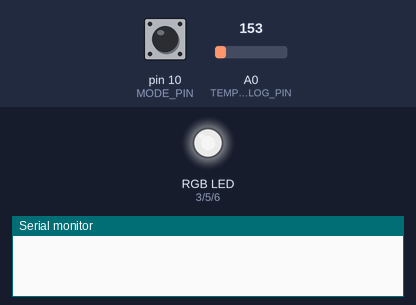
A sketch run on a simulated Arduino Uno, built with avr-gcc and run on an emulated ATmega328P. Shown: an RGB LED mixed from three pins (HIGH = lit), the last lines printed to the serial monitor. Inputs (shaded band) come from the test bench; at power-on: pin 10 (MODE_PIN) HIGH, A0 (TEMP_ANALOG_PIN) = 153. Dim RGB values are drawn brighter than linear.

Above: at 1.25 s.
1.3 s: pin 10 (MODE_PIN) pulled LOW for 0.15 s
At 2.46 s:
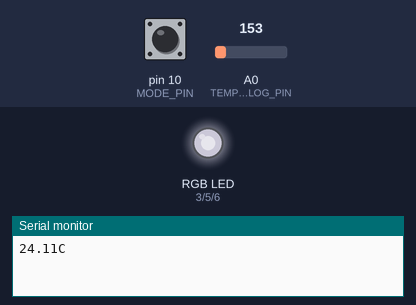
4.8 s: pin 10 (MODE_PIN) pulled LOW for 3.2 s
At 9.1 s:
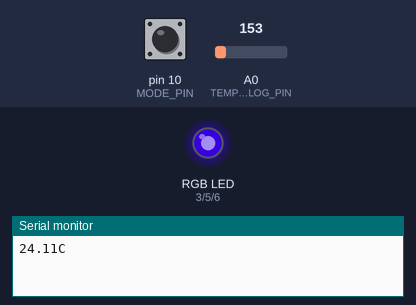
9.5 s: pin 10 (MODE_PIN) driven LOW
13.5 s: pin 10 (MODE_PIN) driven HIGH
At 18.9 s:
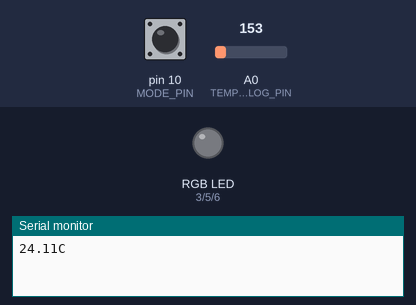
Timing chart, 0 to 20.4 s (numbered marks = the images above; inputs shaded):
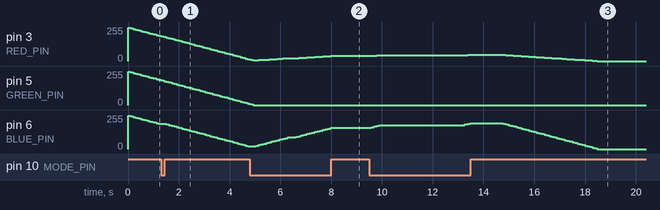

The sketch:

nightlight.ino
```cpp
/**
 * TMP36 temperature sensor with it's output attached to analog
 * pin 0 on an arduino.
 * Outputs 10mV per degree with a 500mV offset for zero degrees C (so it can
 * measure negative temperatures)
 *
 * http://oomlout.com/TMP36/TMP36-Guide.pdf
 *
 *
 *
 **/

#include "nightlight.h"
#include "circular_buffer.h"

#define RED_PIN 3
#define GREEN_PIN 5
#define BLUE_PIN 6

#define MODE_PIN 10

#define TEMP_ANALOG_PIN 0

#define VOLTAGE_SCALE 4.96 // not quite 5

//#define RUN_TEST

// circular buffer of RGB colors
CircularBuffer<RGB, 50> rgb_buffer;
CircularBuffer<double, 45> temperature_buffer;
double last_temperature;
int read_count;

double read_temp() {
  int r = analogRead(TEMP_ANALOG_PIN);
  double v = VOLTAGE_SCALE*r/1024;
  double t = (v-0.5) * 100;
  return t;
}

void setup() {
  Serial.begin(9600);
  pinMode(RED_PIN, OUTPUT);
  pinMode(GREEN_PIN, OUTPUT);
  pinMode(BLUE_PIN, OUTPUT);

  // switch using pullup resistor
  pinMode(MODE_PIN, INPUT);
  digitalWrite(MODE_PIN, HIGH);

  RGB zero(0, 0, 0);
  rgb_buffer.init(zero);

  double t = read_temp();
  temperature_buffer.init(t);
  last_temperature = 0;
  read_count = 0;

#ifdef RUN_TEST
  delay(1000);
  Serial.println("BEGIN TEST");

  for ( int i = 9; i < 29; i++ ) {
    Serial.print("T = ");
    Serial.println(i);
    RGB col = color_for_temperature(i);
    print_rgb(col);
    Serial.println();
    delay(500);
  }

  Serial.println("END TEST");
  delay(1000);
#endif
}

void update_LED() {
  RGB avg = rgb_buffer.avg();

  analogWrite(RED_PIN, 255-avg.red);
  analogWrite(GREEN_PIN, 255-avg.green);
  analogWrite(BLUE_PIN, 255-avg.blue);
}

void rgb(int r, int g, int b) {
  RGB rgb(r, g, b);
  rgb_buffer.add(rgb);
}

void update_temp() {
  if ( read_count == 0 ) {
    double t = read_temp();
    // ignore out of range values
    if ( t > 0 && t < 40 ) {
      temperature_buffer.add(t);
    }
  }
  read_count = (read_count + 1) % 10;
}

double calc_temperature() {
  return temperature_buffer.median();
}

void print_temperature(double t) {
  // only print if temperature changes by decent amount
  if ( fabs(last_temperature-t) > 0.1 ) {
    Serial.print(t);
    Serial.println("C");
    last_temperature = t;
  }
}

void loop() {
  update_temp();
  if ( digitalRead(MODE_PIN) == HIGH ) {
    rgb(255, 255, 255);
  }
  else {
    double t = calc_temperature();
    print_temperature(t);
    RGB col = color_for_temperature(t);
    rgb(col.red, col.green, col.blue);
  }
  update_LED();
  delay(100);
}
```

circular_buffer.h
```cpp
#ifndef CIRCULAR_BUFFER_H
#define CIRCULAR_BUFFER_H

template <class T, int SIZE>
class CircularBuffer {
    T _buffer[SIZE];
    int _current;

  public:
    CircularBuffer() {
      _current = 0;
    }

    void init(const T& val) {
      for ( int i = 0; i < SIZE; i++ ) {
        _buffer[i] = val;
      }
    }

    void add(const T& val) {
      _buffer[_current] = val;
      _current = (_current + 1) % SIZE;
    }

    T avg() {
      T sum(0);
      for ( int i = 0; i < SIZE; i++ ) {
        sum = sum + _buffer[i];
      }
      return sum/SIZE;
    }

    T median() {
      T sorted[SIZE];
      memcpy(sorted, _buffer, SIZE * sizeof(T));

      // selection sort
      for ( int i = 0; i < SIZE; i++ ) {
        int minj = i;
        for ( int j = i+1; j < SIZE; j++ ) {
          if ( sorted[j] < sorted[i] ) {
            minj = j;
          }
        }

        if ( minj != i ) {
          double tmp = sorted[i];
          sorted[i] = sorted[minj];
          sorted[minj] = tmp;
        }
      }
      /*
      for ( int i = 0; i < SIZE; i++ ) {
        Serial.print(i);
        Serial.print(" = ");
        Serial.println(sorted[i]);
      }
      Serial.println();

      delay(2000);*/

      int mid_point = SIZE/2;
      return sorted[mid_point];
    }
};

#endif // CIRCULAR_BUFFER_H
```

nightlight.h
```cpp
#ifndef NIGHTLIGHT_H
#define NIGHTLIGHT_H

#include <Arduino.h>
#include <math.h>

class RGB {
  public:
    int red;
    int green;
    int blue;

    RGB()
      : red(0), green(0), blue(0) {
    }

    explicit RGB(int brightness)
      : red(brightness), green(brightness), blue(brightness) {
    }

    RGB(int r, int g, int b)
      : red(r), green(g), blue(b)
    {
    }

    RGB operator+(const RGB& other) {
      return RGB(red + other.red, green + other.green, blue + other.blue);
    }

    RGB operator/(int scalar) {
      return RGB(red/scalar, green/scalar, blue/scalar);
    }
};

#define NUM_COLORS 7
#define MAX_TEMP 27.0
#define MIN_TEMP 13.0

RGB colors[NUM_COLORS] = {
  RGB(255, 255, 255), // White
  RGB(255, 0, 255), // Purple
  RGB(0, 0, 255), // Blue
  RGB(0, 255, 255), // Cyan
  RGB(0, 255, 0), // Green
  RGB(255, 255, 0), // Yellow
  RGB(255, 0, 0), // Red
};

int interpolate(int col1, int col2, double dx) {
  return (int)((1-dx)*col1 + dx*col2);
};

RGB interpolate(RGB col1, RGB col2, double dx) {
  RGB rgb(
    interpolate(col1.red, col2.red, dx),
    interpolate(col1.green, col2.green, dx),
    interpolate(col1.blue, col2.blue, dx)
  );
  return rgb;
};

RGB pick_color(int index) {
  index = max(0, min(NUM_COLORS-1, index));
  return colors[index];
}

void print_rgb(RGB rgb) {
  Serial.print("{ ");
  Serial.print(rgb.red);
  Serial.print(", ");
  Serial.print(rgb.green);
  Serial.print(", ");
  Serial.print(rgb.blue);
  Serial.println(" }");
}

RGB color_for_temperature(double t) {
  double normalised = (t-MIN_TEMP)/(MAX_TEMP-MIN_TEMP);
  double col = normalised*(NUM_COLORS-1);
  int col_low = (int)floor(col);
  int col_high = (int)ceil(col);

  double dx = col_high - col;
  if ( t < MIN_TEMP || t > MAX_TEMP ) {
    dx = 0;
  }

  RGB rgb_high = pick_color(col_high),
      rgb_low  = pick_color(col_low);
  RGB rgb = interpolate(rgb_high, rgb_low, dx);
  //print_rgb(rgb);
  return rgb;
};

#endif // NIGHTLIGHT_H
```
